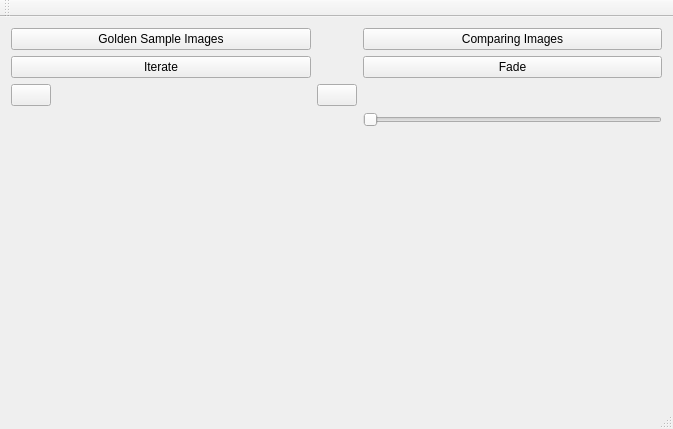
<?xml version="1.0" encoding="UTF-8"?>
<ui version="4.0">
 <class>MainWindow</class>
 <widget class="QMainWindow" name="MainWindow">
  <property name="geometry">
   <rect>
    <x>0</x>
    <y>0</y>
    <width>673</width>
    <height>429</height>
   </rect>
  </property>
  <property name="windowTitle">
   <string>MainWindow</string>
  </property>
  <widget class="QWidget" name="centralWidget">
   <layout class="QGridLayout" name="gridLayout">
    <item row="0" column="2">
     <widget class="QPushButton" name="compareimages_button">
      <property name="sizePolicy">
       <sizepolicy hsizetype="Expanding" vsizetype="Fixed">
        <horstretch>0</horstretch>
        <verstretch>0</verstretch>
       </sizepolicy>
      </property>
      <property name="styleSheet">
       <string notr="true">font: 63 8pt &quot;Bookman Old Style&quot;;
font: 25 11pt &quot;Bookman Old Style&quot;;</string>
      </property>
      <property name="text">
       <string>Comparing Images</string>
      </property>
     </widget>
    </item>
    <item row="2" column="0">
     <widget class="QPushButton" name="iterate_button">
      <property name="sizePolicy">
       <sizepolicy hsizetype="Expanding" vsizetype="Fixed">
        <horstretch>0</horstretch>
        <verstretch>0</verstretch>
       </sizepolicy>
      </property>
      <property name="styleSheet">
       <string notr="true">font: 25 11pt &quot;Bookman Old Style&quot;;</string>
      </property>
      <property name="text">
       <string>Iterate</string>
      </property>
     </widget>
    </item>
    <item row="4" column="2">
     <widget class="QSlider" name="horizontalSlider">
      <property name="orientation">
       <enum>Qt::Horizontal</enum>
      </property>
      <property name="invertedControls">
       <bool>false</bool>
      </property>
     </widget>
    </item>
    <item row="5" column="0">
     <widget class="QLabel" name="label1">
      <property name="sizePolicy">
       <sizepolicy hsizetype="Expanding" vsizetype="Fixed">
        <horstretch>0</horstretch>
        <verstretch>0</verstretch>
       </sizepolicy>
      </property>
      <property name="text">
       <string/>
      </property>
     </widget>
    </item>
    <item row="5" column="2">
     <widget class="QLabel" name="label2">
      <property name="sizePolicy">
       <sizepolicy hsizetype="Expanding" vsizetype="Fixed">
        <horstretch>0</horstretch>
        <verstretch>0</verstretch>
       </sizepolicy>
      </property>
      <property name="text">
       <string/>
      </property>
     </widget>
    </item>
    <item row="0" column="0">
     <widget class="QPushButton" name="goldensample_button">
      <property name="sizePolicy">
       <sizepolicy hsizetype="Expanding" vsizetype="Fixed">
        <horstretch>0</horstretch>
        <verstretch>0</verstretch>
       </sizepolicy>
      </property>
      <property name="styleSheet">
       <string notr="true">font: 25 11pt &quot;Bookman Old Style&quot;;</string>
      </property>
      <property name="text">
       <string>Golden Sample Images</string>
      </property>
     </widget>
    </item>
    <item row="2" column="2">
     <widget class="QPushButton" name="fade_button">
      <property name="sizePolicy">
       <sizepolicy hsizetype="Expanding" vsizetype="Fixed">
        <horstretch>0</horstretch>
        <verstretch>0</verstretch>
       </sizepolicy>
      </property>
      <property name="styleSheet">
       <string notr="true">font: 25 11pt &quot;Bookman Old Style&quot;;</string>
      </property>
      <property name="text">
       <string>Fade</string>
      </property>
     </widget>
    </item>
    <item row="6" column="0">
     <widget class="QLabel" name="ilabel1">
      <property name="sizePolicy">
       <sizepolicy hsizetype="Expanding" vsizetype="Preferred">
        <horstretch>0</horstretch>
        <verstretch>0</verstretch>
       </sizepolicy>
      </property>
      <property name="text">
       <string/>
      </property>
     </widget>
    </item>
    <item row="6" column="2">
     <widget class="QLabel" name="ilabel2">
      <property name="sizePolicy">
       <sizepolicy hsizetype="Expanding" vsizetype="Preferred">
        <horstretch>0</horstretch>
        <verstretch>0</verstretch>
       </sizepolicy>
      </property>
      <property name="text">
       <string/>
      </property>
     </widget>
    </item>
    <item row="3" column="1">
     <widget class="QPushButton" name="next">
      <property name="sizePolicy">
       <sizepolicy hsizetype="Fixed" vsizetype="Fixed">
        <horstretch>0</horstretch>
        <verstretch>0</verstretch>
       </sizepolicy>
      </property>
      <property name="styleSheet">
       <string notr="true">border-image: url(:/NEXT1.png);</string>
      </property>
      <property name="text">
       <string/>
      </property>
     </widget>
    </item>
    <item row="3" column="0">
     <widget class="QPushButton" name="prev">
      <property name="sizePolicy">
       <sizepolicy hsizetype="Fixed" vsizetype="Fixed">
        <horstretch>0</horstretch>
        <verstretch>0</verstretch>
       </sizepolicy>
      </property>
      <property name="styleSheet">
       <string notr="true">border-image: url(:/PREV1.png);</string>
      </property>
      <property name="text">
       <string/>
      </property>
     </widget>
    </item>
   </layout>
  </widget>
  <widget class="QMenuBar" name="menuBar">
   <property name="geometry">
    <rect>
     <x>0</x>
     <y>0</y>
     <width>673</width>
     <height>21</height>
    </rect>
   </property>
  </widget>
  <widget class="QToolBar" name="mainToolBar">
   <attribute name="toolBarArea">
    <enum>TopToolBarArea</enum>
   </attribute>
   <attribute name="toolBarBreak">
    <bool>false</bool>
   </attribute>
  </widget>
  <widget class="QStatusBar" name="statusBar"/>
 </widget>
 <layoutdefault spacing="6" margin="11"/>
 <resources/>
 <connections/>
</ui>
